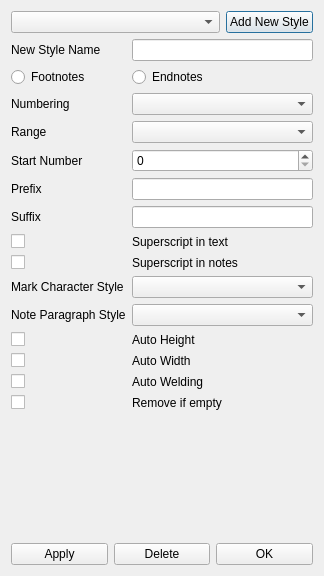
<?xml version="1.0" encoding="UTF-8"?>
<ui version="4.0">
 <class>NotesStylesEditor</class>
 <widget class="QDialog" name="NotesStylesEditor">
  <property name="geometry">
   <rect>
    <x>0</x>
    <y>0</y>
    <width>324</width>
    <height>576</height>
   </rect>
  </property>
  <property name="sizePolicy">
   <sizepolicy hsizetype="Expanding" vsizetype="Preferred">
    <horstretch>0</horstretch>
    <verstretch>0</verstretch>
   </sizepolicy>
  </property>
  <property name="minimumSize">
   <size>
    <width>280</width>
    <height>360</height>
   </size>
  </property>
  <property name="windowTitle">
   <string>Notes Styles Editor</string>
  </property>
  <layout class="QGridLayout" name="gridLayout">
   <item row="1" column="0">
    <layout class="QVBoxLayout" name="verticalLayout">
     <item>
      <layout class="QHBoxLayout" name="horizontalLayout_2">
       <item>
        <widget class="QComboBox" name="NSlistBox">
         <property name="sizePolicy">
          <sizepolicy hsizetype="Expanding" vsizetype="Fixed">
           <horstretch>0</horstretch>
           <verstretch>0</verstretch>
          </sizepolicy>
         </property>
        </widget>
       </item>
       <item>
        <widget class="QPushButton" name="NewButton">
         <property name="text">
          <string>Add New Style</string>
         </property>
        </widget>
       </item>
      </layout>
     </item>
     <item>
      <layout class="QFormLayout" name="formLayout">
       <item row="0" column="0">
        <widget class="QLabel" name="NewNameLabel">
         <property name="text">
          <string>New Style Name</string>
         </property>
        </widget>
       </item>
       <item row="0" column="1">
        <widget class="QLineEdit" name="NewNameEdit"/>
       </item>
       <item row="1" column="0">
        <widget class="QRadioButton" name="FootRadio">
         <property name="sizePolicy">
          <sizepolicy hsizetype="Expanding" vsizetype="Fixed">
           <horstretch>0</horstretch>
           <verstretch>0</verstretch>
          </sizepolicy>
         </property>
         <property name="text">
          <string>Footnotes</string>
         </property>
        </widget>
       </item>
       <item row="1" column="1">
        <widget class="QRadioButton" name="EndRadio">
         <property name="sizePolicy">
          <sizepolicy hsizetype="Expanding" vsizetype="Fixed">
           <horstretch>0</horstretch>
           <verstretch>0</verstretch>
          </sizepolicy>
         </property>
         <property name="text">
          <string>Endnotes</string>
         </property>
        </widget>
       </item>
       <item row="2" column="0">
        <widget class="QLabel" name="NumberingLabel">
         <property name="text">
          <string>Numbering</string>
         </property>
        </widget>
       </item>
       <item row="2" column="1">
        <widget class="NumFormatCombo" name="NumberingBox">
         <property name="sizePolicy">
          <sizepolicy hsizetype="Expanding" vsizetype="Fixed">
           <horstretch>0</horstretch>
           <verstretch>0</verstretch>
          </sizepolicy>
         </property>
        </widget>
       </item>
       <item row="3" column="0">
        <widget class="QLabel" name="RangeLabel">
         <property name="text">
          <string>Range</string>
         </property>
        </widget>
       </item>
       <item row="3" column="1">
        <widget class="QComboBox" name="RangeBox">
         <property name="sizePolicy">
          <sizepolicy hsizetype="Expanding" vsizetype="Fixed">
           <horstretch>0</horstretch>
           <verstretch>0</verstretch>
          </sizepolicy>
         </property>
        </widget>
       </item>
       <item row="4" column="0">
        <widget class="QLabel" name="StartLabel">
         <property name="text">
          <string>Start Number</string>
         </property>
        </widget>
       </item>
       <item row="4" column="1">
        <widget class="QSpinBox" name="StartSpinBox">
         <property name="sizePolicy">
          <sizepolicy hsizetype="Expanding" vsizetype="Fixed">
           <horstretch>0</horstretch>
           <verstretch>0</verstretch>
          </sizepolicy>
         </property>
        </widget>
       </item>
       <item row="5" column="0">
        <widget class="QLabel" name="PrefixLabel">
         <property name="text">
          <string>Prefix</string>
         </property>
        </widget>
       </item>
       <item row="5" column="1">
        <widget class="QLineEdit" name="PrefixEdit"/>
       </item>
       <item row="6" column="0">
        <widget class="QLabel" name="SuffixLabel">
         <property name="text">
          <string>Suffix</string>
         </property>
        </widget>
       </item>
       <item row="6" column="1">
        <widget class="QLineEdit" name="SuffixEdit"/>
       </item>
       <item row="7" column="0">
        <widget class="QCheckBox" name="SuperMasterCheck">
         <property name="text">
          <string/>
         </property>
        </widget>
       </item>
       <item row="7" column="1">
        <widget class="QLabel" name="SuperMasterLabel">
         <property name="text">
          <string>Superscript in text</string>
         </property>
        </widget>
       </item>
       <item row="8" column="0">
        <widget class="QCheckBox" name="SuperNoteCheck">
         <property name="text">
          <string/>
         </property>
        </widget>
       </item>
       <item row="8" column="1">
        <widget class="QLabel" name="SuperNoteLabel">
         <property name="text">
          <string>Superscript in notes</string>
         </property>
        </widget>
       </item>
       <item row="9" column="0">
        <widget class="QLabel" name="charStyleComboLabel">
         <property name="lineWidth">
          <number>2</number>
         </property>
         <property name="text">
          <string>Mark Character Style</string>
         </property>
         <property name="textFormat">
          <enum>Qt::RichText</enum>
         </property>
        </widget>
       </item>
       <item row="9" column="1">
        <widget class="CharStyleComboBox" name="charStyleCombo">
         <property name="sizePolicy">
          <sizepolicy hsizetype="Expanding" vsizetype="Fixed">
           <horstretch>0</horstretch>
           <verstretch>0</verstretch>
          </sizepolicy>
         </property>
        </widget>
       </item>
       <item row="10" column="0">
        <widget class="QLabel" name="paraStyleComboLabel">
         <property name="text">
          <string>Note Paragraph Style</string>
         </property>
        </widget>
       </item>
       <item row="10" column="1">
        <widget class="ParaStyleComboBox" name="paraStyleCombo">
         <property name="sizePolicy">
          <sizepolicy hsizetype="Expanding" vsizetype="Fixed">
           <horstretch>0</horstretch>
           <verstretch>0</verstretch>
          </sizepolicy>
         </property>
        </widget>
       </item>
       <item row="11" column="0">
        <widget class="QCheckBox" name="AutoH">
         <property name="text">
          <string/>
         </property>
        </widget>
       </item>
       <item row="11" column="1">
        <widget class="QLabel" name="AutoHLabel">
         <property name="text">
          <string>Auto Height</string>
         </property>
        </widget>
       </item>
       <item row="12" column="0">
        <widget class="QCheckBox" name="AutoW">
         <property name="text">
          <string/>
         </property>
        </widget>
       </item>
       <item row="12" column="1">
        <widget class="QLabel" name="AutoWLabel">
         <property name="text">
          <string>Auto Width</string>
         </property>
        </widget>
       </item>
       <item row="13" column="0">
        <widget class="QCheckBox" name="AutoWeld">
         <property name="text">
          <string/>
         </property>
        </widget>
       </item>
       <item row="13" column="1">
        <widget class="QLabel" name="AutoWeldLabel">
         <property name="text">
          <string>Auto Welding</string>
         </property>
        </widget>
       </item>
       <item row="14" column="0">
        <widget class="QCheckBox" name="AutoRemove">
         <property name="text">
          <string/>
         </property>
        </widget>
       </item>
       <item row="14" column="1">
        <widget class="QLabel" name="AutoRemoveLabel">
         <property name="text">
          <string>Remove if empty</string>
         </property>
        </widget>
       </item>
      </layout>
     </item>
     <item>
      <layout class="QHBoxLayout" name="horizontalLayout">
       <item>
        <widget class="QPushButton" name="ApplyButton">
         <property name="sizePolicy">
          <sizepolicy hsizetype="Expanding" vsizetype="Fixed">
           <horstretch>0</horstretch>
           <verstretch>0</verstretch>
          </sizepolicy>
         </property>
         <property name="text">
          <string>Apply</string>
         </property>
        </widget>
       </item>
       <item>
        <widget class="QPushButton" name="DeleteButton">
         <property name="sizePolicy">
          <sizepolicy hsizetype="Expanding" vsizetype="Fixed">
           <horstretch>0</horstretch>
           <verstretch>0</verstretch>
          </sizepolicy>
         </property>
         <property name="text">
          <string>Delete</string>
         </property>
        </widget>
       </item>
       <item>
        <widget class="QPushButton" name="OKButton">
         <property name="sizePolicy">
          <sizepolicy hsizetype="Expanding" vsizetype="Fixed">
           <horstretch>0</horstretch>
           <verstretch>0</verstretch>
          </sizepolicy>
         </property>
         <property name="text">
          <string>OK</string>
         </property>
        </widget>
       </item>
      </layout>
     </item>
    </layout>
   </item>
  </layout>
 </widget>
 <customwidgets>
  <customwidget>
   <class>CharStyleComboBox</class>
   <extends>QComboBox</extends>
   <header>ui/spalette.h</header>
  </customwidget>
  <customwidget>
   <class>NumFormatCombo</class>
   <extends>QComboBox</extends>
   <header>ui/numformatcombo.h</header>
  </customwidget>
  <customwidget>
   <class>ParaStyleComboBox</class>
   <extends>QComboBox</extends>
   <header>ui/spalette.h</header>
  </customwidget>
 </customwidgets>
 <resources/>
 <connections/>
</ui>
